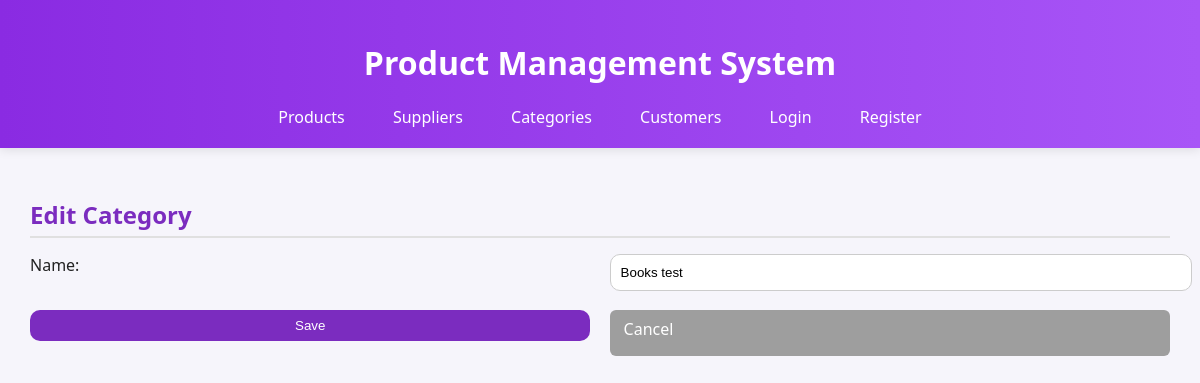
Before: /edit/category/1 with the older database file.
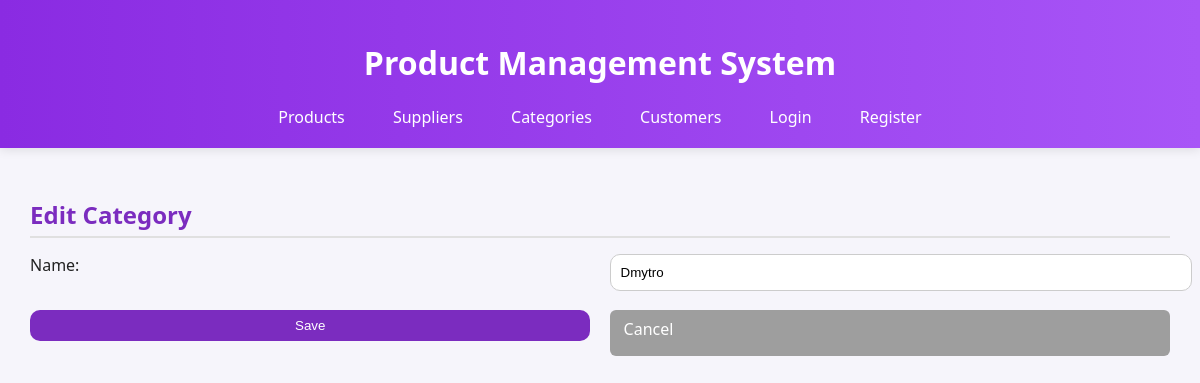
After: the same page with the newer database file.
### models.py (models this page shows)
class Category(db.Model):
    id = db.Column(db.Integer, primary_key=True)
    name = db.Column(db.String(100), nullable=False)
    products = db.relationship('Product', backref='category', lazy=True)

### routes.py (the view, shortened to what this page needs)
@app.route('/edit/<model>/<int:item_id>', methods=['GET', 'POST'])
def edit_item(model, item_id):
    model_map = {
        'product': Product,
        'supplier': Supplier,
        'category': Category,
        'customer': Customer
    }
    Model = model_map.get(model)
    if not Model:
        return "Invalid model", 404
    item = Model.query.get_or_404(item_id)
    plural_map = {
        'product': None,
        'supplier': 'suppliers',
        'category': 'categories',
        'customer': 'customers'
    }
    return_page = plural_map.get(model)
    return render_template(
        'edit_item.html',
        item=item,
        model=model,
        return_page=return_page
    )

### routes.py (called while the page is built)
@app.context_processor
def inject_user_status():
    return {'logged_in': 'user_id' in session}

### templates/edit_item.html (shortened to what this page needs)
{% extends "base.html" %}
{% block content %}
<div class="card">
  <h2>Edit {{ model.capitalize() }}</h2>
  <form method="POST">
    {% if model == 'product' %}
      <label>Name:</label>
      <input type="text" name="name" value="{{ item.name }}" required>
      <label>Price:</label>
      <input type="number" step="0.01" name="price" value="{{ item.price }}" required>
      <label>Description:</label>
      <textarea name="description">{{ item.description or '' }}</textarea>
      <label>Stock:</label>
      <input type="number" name="stock" value="{{ item.stock or 0 }}">
    {% elif model == 'supplier' %}
      <label>Name:</label>
      <input type="text" name="name" value="{{ item.name }}" required>
      <label>Phone:</label>
      <input type="text" name="phone" value="{{ item.phone or '' }}">
    {% elif model == 'category' %}
      <label>Name:</label>
      <input type="text" name="name" value="{{ item.name }}" required>
    {% elif model == 'customer' %}
      <label>Name:</label>
      <input type="text" name="name" value="{{ item.name }}" required>
      <label>Email:</label>
      <input type="email" name="email" value="{{ item.email or '' }}">
    {% endif %}
    <button type="submit" class="btn-add">Save</button>
    <a href="{{ url_for(return_page) if return_page else url_for('index') }}" class="btn-cancel">Cancel</a>
  </form>
</div>
{% endblock %}

Changed rows visible on the page:
changed Category: name "Books test" → "Dmytro"
